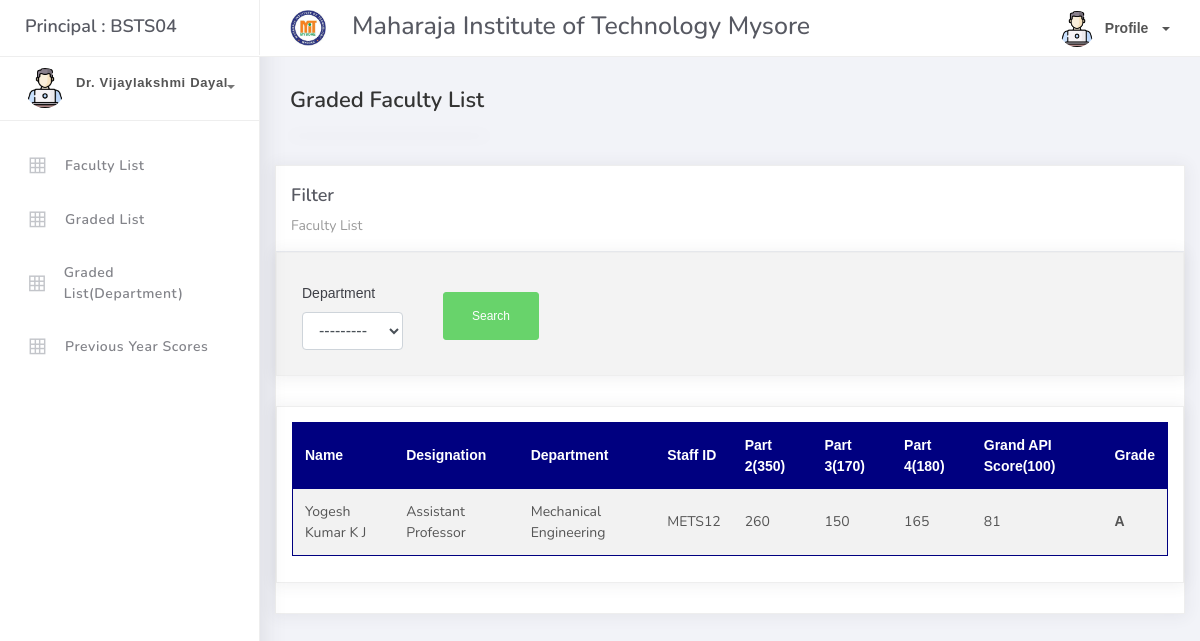
/grade_filter (signed in), run on an earlier commit of the app's database.
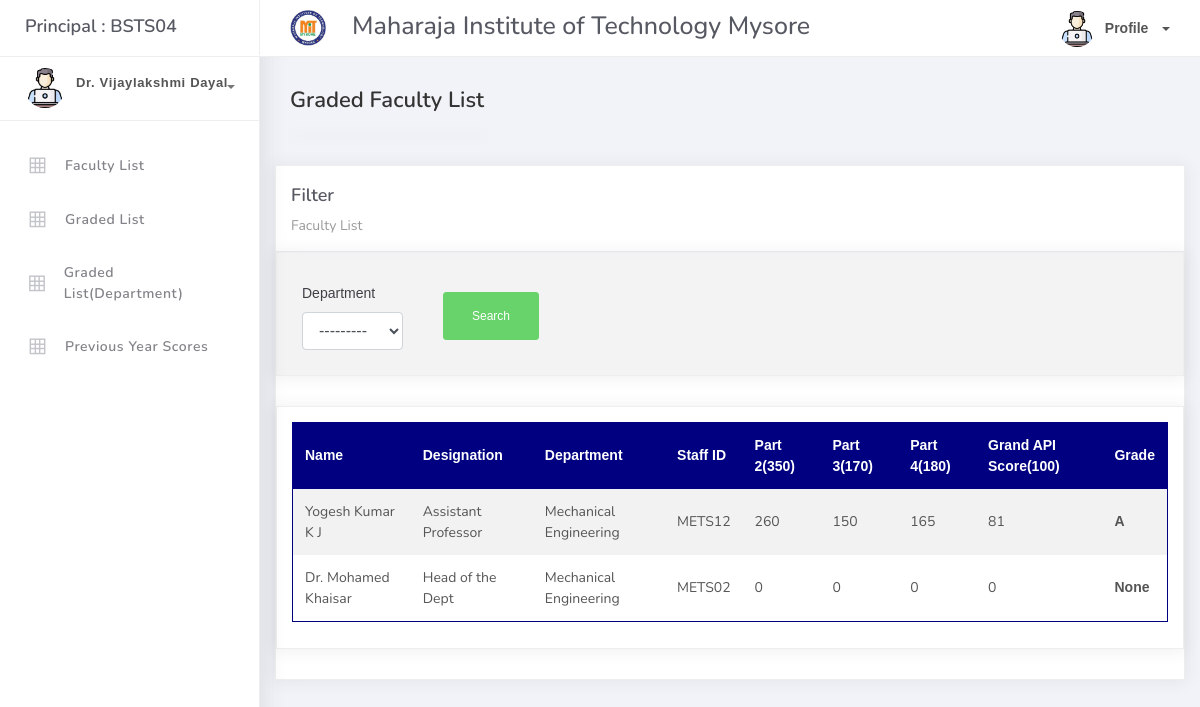
And on a later commit of the database.
### faculty/models.py (models this page shows, shortened)
class PersonalDetail(models.Model):
    Name = models.CharField(max_length=200)
    Department = models.CharField(max_length=200)
    Present_Designation = models.CharField(max_length=200)
    Whether_HOD = models.BooleanField(default=False)
    Highest_Qualification = models.CharField(max_length=200)
    Recognized_as_a_Research_Guide = models.CharField(max_length=100)
    Years_of_Service_at_MITM = models.CharField(max_length=10,null=True,default=0)
    Staff_ID = models.CharField(max_length=20, unique=True)
    Password = models.CharField(max_length=50)
    Mail_Id = models.EmailField()
    Contact_No = models.CharField(max_length=10)
    Date_of_joining = models.CharField(max_length=20,null=True)
    Specialization = models.CharField(max_length=100)
    If_yes_Number_of_candidates_being_supervised = models.CharField(max_length=100, null=True)
    total_years = models.IntegerField(null=True)

### AppraisalForm/models.py (models this page shows, shortened)
class GrandApiScores(models.Model):
    CATEGORY = (
			('Basic Science and Humanities', 'Basic Science and Humanities'),
			('Mechanical Engineering', 'Mechanical Engineering'),
            ('Civil Engineering', 'Civil Engineering'),
            ('Computer Science and Engineering', 'Computer Science and Engineering'),
            ('Information Science and Engineering', 'Information Science and Engineering'),
            ('Electronics and Communication Engineering', 'Electronics and Communication Engineering'),
            ('Master of Business Administration', 'Master of Business Administration'),
            ('Master of Computer Applications', 'Master of Computer Applications'),
			)
    ROLES = (
            ('Assistant Professor', 'Assistant Professor'),
            ('Associate Professor', 'Associate Professor'),
            ('Professor', 'Professor'),
    )
    GRADES = (
            ('A','A'),
            ('B','B'),
            ('C','C'),
            ('D','D'),
            ('E','E'),
            ('F','F'),
    )
    user = models.CharField(max_length=10, null=True)
    department = models.CharField(max_length=200, null=True, choices=CATEGORY)
    designation = models.CharField(max_length=200, null=True, choices=ROLES)
    name = models.CharField(max_length=200, null=True)
    grade = models.CharField(max_length=2, null=True, choices=GRADES)
    whether_HOD = models.BooleanField(default=False)
    submitted_Faculty = models.BooleanField(default=False)
    submitted_HOD = models.BooleanField(default=False)
    submitted_Principal = models.BooleanField(default=False)
    academic_year = models.IntegerField(null=True)
    Part1APIscore = models.BigIntegerField(default=0,null=True)
    Part1HODAPIscore = models.BigIntegerField(default=0,null=True)
    Part1PAPIscore = models.BigIntegerField(default=0,null=True)
    part2APIscore = models.BigIntegerField(null=True, default=0)
    part2HODAPIscore = models.BigIntegerField(null=True, default=0)
    part2PAPIscore = models.BigIntegerField(null=True, default=0)
    part3APIscore = models.BigIntegerField(default=0, null=True)
    part3HODAPIscore = models.BigIntegerField(default=0, null=True)
    part3PAPIscore = models.BigIntegerField(default=0, null=True)
    GrandScore = models.BigIntegerField(default=0,null=True)
    GrandScoreHOD = models.BigIntegerField(default=0,null=True)
    GrandScoreP = models.BigIntegerField(default=0,null=True)

### faculty/views.py (the view)
# urls.py: path('grade_filter', views.grade_dept_filter_P),
def grade_dept_filter_P(request):
    if request.session.get('principal',False):
        principal_id = request.session['principal']
        if PersonalDetail.objects.filter(Staff_ID=principal_id).exists():
            principal = PersonalDetail.objects.filter(Staff_ID=principal_id)[0]
            staffs = PersonalDetail.objects.all()
            tle = GrandApiScores.objects.all()
            staff = PersonalDetail.objects.get(Staff_ID=principal_id)
            myFilter = GradedDeptFilter(request.GET, queryset=tle)
            tle = myFilter.qs
            context = {'staffs': staffs,
                        'principal': principal,
                        'tle' : tle,
                        'myFilter' : myFilter, 'staff':staff  }
            return render(request, 'Users/graded_department.html', context)

### faculty/templates/Users/graded_department.html (shortened to what this page needs)
{% extends 'base_princi.html' %}
{% load static %}
{% load crispy_forms_tags %}
{% block style %}
  <link rel="stylesheet" type="text/css" href="{% static 'css/main.css' %}">
{% endblock style %}
{% block content %}
<div class="main-panel">
  <div class="content">
					<div class="container-fluid">
						<h4 class="page-title">Graded Faculty List</h4>
						<div class="row">
							<div class="col-md-3">
							</div>
                <div class="card">
                  <div class="card-header ">
                      <h4 class="card-title">Filter</h4>
                        <p class="card-category">Faculty List</p>
                    </div>
                    <div class="card card-body" style="width: 100%; background: #f3f3f3;">
                      <form method="get" >
                          <div class="row">
                            <div class="col-2">
                              {{ myFilter.form.department |as_crispy_field }}
                            </div>
                            <div class="col-2">
                            <button type="submit" class="btn btn-sm btn-success" style="width: 6rem; height: 3rem; margin-top: 1.5rem;">Search</button>
                          </div>
                        </div>
                      </form>
                    </div>
              <div class="card">
                <div class="card-body">
                <div style="overflow-x:auto;">
                  <table class="table table-head-bg-primary table-striped table-hover">
                      <thead>
                        <tr>
                          <th scope="col">Name</th>
                          <th scope="col">Designation</th>
                          <th scope="col">Department</th>
                          <th scope="col">Staff ID</th>
                          <th scope="col">Part 2(350)</th>
                          <th scope="col">Part 3(170)</th>
                          <th scope="col">Part 4(180)</th>
                          <th scope="col">Grand API Score(100)</th>
                          <th scope="col">Grade</th>
                        </tr>
                      </thead>
                      <tbody>
                    {% for t in tle %}
                            <tr>
                              <td>{{ t.name }}</td>
                              <td>{{ t.designation }}</td>
                              <td>{{ t.department }}</td>
                              <td>{{ t.user }}</td>
                              <td>{{ t.Part1PAPIscore }}</td>
                              <td>{{ t.part2PAPIscore }}</td>
                              <td>{{ t.part3PAPIscore }}</td>
                              <td>{{ t.GrandScoreP }}</td>
                              <td><b>{{ t.grade }}</b></td>
                            </tr>
                    {% endfor %}
                        </tbody>
                    </table>
                  </div>
                  </div>
              </div>
              </div>
            </div>
{% endblock content %}

### templates/base_princi.html (shortened to what this page needs)
{% load static %}
<!DOCTYPE html>
<html>
<head>
	<link rel="stylesheet" href="{% static 'adminassets/css/bootstrap.min.css' %}">
	<link rel="stylesheet" href="{% static 'adminassets/css/ready.css' %}">
	<link rel="stylesheet" href="{% static 'adminassets/css/demo.css'%}">
    {% block style %}{% endblock style %}
</head>
<body>
	<div class="wrapper">
		<div class="main-header">
			<div class="logo-header">
				<a href="/principal" class="logo">
					Principal : {{ staff.Staff_ID }}
				</a>
			</div>
			<nav class="navbar navbar-header navbar-expand-lg">
				<div class="container-fluid">
					<img src="{% static 'adminassets/img/mitlogo.jpeg'%}" alt="user-img" width="36" class="img-circle"/>
					<span ><h5 class="align-items-center" style="padding-top: 0.7rem"> &nbsp;&nbsp;&nbsp; Maharaja Institute of Technology Mysore</h5></span>
					<ul class="navbar-nav topbar-nav ml-md-auto align-items-center">
						<li class="nav-item dropdown">
							<a class="dropdown-toggle profile-pic" data-toggle="dropdown" href="#" aria-expanded="false"> <img src="{% static 'adminassets/img/working.png'%}" alt="user-img" width="36" class="img-circle"><span >Profile</span></span> </a>
							</li>
						</ul>
					</div>
				</nav>
			</div>
			<div class="sidebar">
				<div class="scrollbar-inner sidebar-wrapper">
					<div class="user">
						<div class="photo">
							<img src="{% static 'adminassets/img/working.png'%}">
						</div>
						<div class="info">
							<a class="" data-toggle="collapse" href="#collapseExample" aria-expanded="true">
								<span>
									<span class="user-level">{{ staff.Name }}</span>
									<span class="caret"></span>
								</span>
							</a>
							<div class="clearfix"></div>
						</div>
					</div>
					<ul class="nav">
						<li class="nav-item">
							<a href="/faculty_list_P">
								<i class="la la-table"></i>
								<p>Faculty List</p>
							</a>
						</li>
						<li class="nav-item">
							<a href="/grade_list_P">
								<i class="la la-table"></i>
								<p>Graded List</p>
							</a>
						</li>
						<li class="nav-item">
							<a href="/grade_filter">
								<i class="la la-table"></i>
								<p>Graded List(Department)</p>
							</a>
						</li>
						<li class="nav-item">
							<a href="/backup_filter">
								<i class="la la-table"></i>
								<p>Previous Year Scores</p>
							</a>
						</li>
					</ul>
				</div>
			</div>
			{% block content %}{% endblock content %}
</body>
</html>

### static/css/main.css (style rules this page uses)
* { font-family: sans-serif; }
.wrapper { margin: 0 auto; }

What changed in the data, as far as the page shows it:
added GrandApiScores: name "Dr. Mohamed Khaisar", designation "Head of the Dept", department "Mechanical Engineering", user "METS02", Part1PAPIscore "0", part2PAPIscore "0", part3PAPIscore "0", GrandScoreP "0", grade "None"
